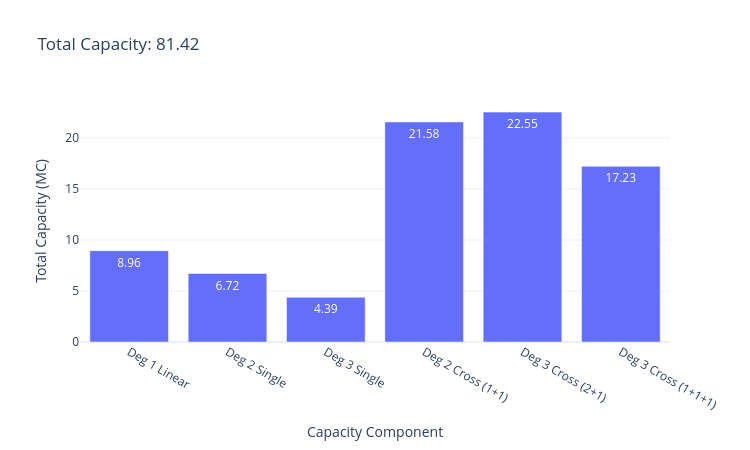

Notebook cell for this chart:
### Code cell
categories = [
    "Deg 1 Linear",
    "Deg 2 Single",
    "Deg 3 Single",
    "Deg 2 Cross (1+1)",
    "Deg 3 Cross (2+1)",
    "Deg 3 Cross (1+1+1)",
]

k_max = int(2 * res_size)
transient = 1000
train_steps = 5000
test_steps = 3000
start_idx = max(transient, k_max)
total_steps = start_idx + train_steps + test_steps

u = rng.uniform(-1.0, 1.0, size=(total_steps, 1))
X = compute_states(u, res_size, W_in, W_res, bias, alpha)
values = trial(u, X, k_max, total_steps, start_idx, train_steps, test_steps)


values_sum = np.array([np.sum(c) for c in values])

fig_bar = go.Figure(
    data=go.Bar(
        x=categories,
        y=values_sum,
        text=[f"{v:.2f}" for v in values_sum],
        textposition="auto",
    )
)

fig_bar.update_layout(
    title=f"Total Capacity: {sum(values_sum):.2f}",
    xaxis_title="Capacity Component",
    yaxis_title="Total Capacity (MC)",
    template="plotly_white",
    width=750,
    height=450,
)

fig_bar.show()

### Figure 1 — Plotly figure (JSON) as saved in the notebook; plotly's stock layout.template omitted (floating-point values rounded to 4 significant figures)
{"data": [{"text": ["8.96", "6.72", "4.39", "21.58", "22.55", "17.23"], "textposition": "auto", "type": "bar", "x": ["Deg 1 Linear", "Deg 2 Single", "Deg 3 Single", "Deg 2 Cross (1+1)", "Deg 3 Cross (2+1)", "Deg 3 Cross (1+1+1)"], "y": [8.959, 6.717, 4.386, 21.58, 22.55, 17.23]}], "layout": {"height": 450, "title": {"text": "Total Capacity: 81.42"}, "width": 750, "xaxis": {"title": {"text": "Capacity Component"}}, "yaxis": {"title": {"text": "Total Capacity (MC)"}}}}
